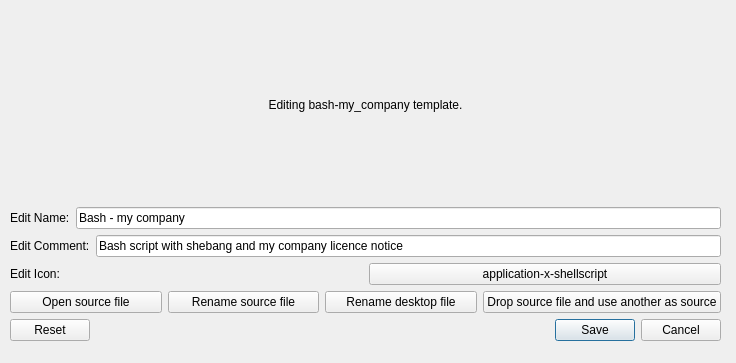
<?xml version="1.0" encoding="UTF-8"?>
<ui version="4.0">
 <class>Dialog</class>
 <widget class="QDialog" name="Dialog">
  <property name="geometry">
   <rect>
    <x>0</x>
    <y>0</y>
    <width>736</width>
    <height>363</height>
   </rect>
  </property>
  <property name="windowTitle">
   <string>Dialog</string>
  </property>
  <widget class="QWidget" name="verticalLayoutWidget_2">
   <property name="geometry">
    <rect>
     <x>10</x>
     <y>10</y>
     <width>711</width>
     <height>331</height>
    </rect>
   </property>
   <layout class="QVBoxLayout" name="mainverticalLayout">
    <item>
     <widget class="QLabel" name="label">
      <property name="text">
       <string>&lt;html&gt;&lt;head/&gt;&lt;body&gt;&lt;p&gt;Editing bash-my_company template.&lt;/p&gt;&lt;/body&gt;&lt;/html&gt;</string>
      </property>
      <property name="alignment">
       <set>Qt::AlignCenter</set>
      </property>
     </widget>
    </item>
    <item>
     <layout class="QHBoxLayout" name="editname">
      <item>
       <widget class="QLabel" name="label_3">
        <property name="text">
         <string>Edit Name:</string>
        </property>
       </widget>
      </item>
      <item>
       <widget class="QLineEdit" name="lineEdit_2">
        <property name="text">
         <string>Bash - my company</string>
        </property>
       </widget>
      </item>
     </layout>
    </item>
    <item>
     <layout class="QHBoxLayout" name="editcomment">
      <item>
       <widget class="QLabel" name="label_2">
        <property name="text">
         <string>Edit Comment:</string>
        </property>
       </widget>
      </item>
      <item>
       <widget class="QLineEdit" name="lineEdit">
        <property name="text">
         <string>Bash script with shebang and my company licence notice</string>
        </property>
       </widget>
      </item>
     </layout>
    </item>
    <item>
     <layout class="QHBoxLayout" name="edit_icon">
      <item>
       <widget class="QLabel" name="label_4">
        <property name="text">
         <string>Edit Icon:</string>
        </property>
       </widget>
      </item>
      <item>
       <widget class="KIconButton" name="kiconbutton">
        <property name="text">
         <string>application-x-shellscript</string>
        </property>
        <property name="icon">
         <string extracomment="application-x-shellscript">application-x-shellscript</string>
        </property>
        <property name="strictIconSize">
         <bool>false</bool>
        </property>
       </widget>
      </item>
     </layout>
    </item>
    <item>
     <layout class="QHBoxLayout" name="other_buttons">
      <item>
       <widget class="QPushButton" name="pushButton_2">
        <property name="text">
         <string>Open source file</string>
        </property>
       </widget>
      </item>
      <item>
       <widget class="QPushButton" name="pushButton">
        <property name="text">
         <string>Rename source file</string>
        </property>
       </widget>
      </item>
      <item>
       <widget class="QPushButton" name="pushButton_3">
        <property name="text">
         <string>Rename desktop file</string>
        </property>
       </widget>
      </item>
      <item>
       <widget class="QPushButton" name="pushButton_4">
        <property name="text">
         <string>Drop source file and use another as source</string>
        </property>
       </widget>
      </item>
     </layout>
    </item>
    <item>
     <layout class="QHBoxLayout" name="action_buttons">
      <item>
       <widget class="QDialogButtonBox" name="buttonBox">
        <property name="orientation">
         <enum>Qt::Horizontal</enum>
        </property>
        <property name="standardButtons">
         <set>QDialogButtonBox::Cancel|QDialogButtonBox::Reset|QDialogButtonBox::Save</set>
        </property>
       </widget>
      </item>
     </layout>
    </item>
   </layout>
  </widget>
 </widget>
 <customwidgets>
  <customwidget>
   <class>KIconButton</class>
   <extends>QPushButton</extends>
   <header>kiconbutton.h</header>
  </customwidget>
 </customwidgets>
 <resources/>
 <connections>
  <connection>
   <sender>buttonBox</sender>
   <signal>accepted()</signal>
   <receiver>Dialog</receiver>
   <slot>accept()</slot>
   <hints>
    <hint type="sourcelabel">
     <x>248</x>
     <y>254</y>
    </hint>
    <hint type="destinationlabel">
     <x>157</x>
     <y>274</y>
    </hint>
   </hints>
  </connection>
  <connection>
   <sender>buttonBox</sender>
   <signal>rejected()</signal>
   <receiver>Dialog</receiver>
   <slot>reject()</slot>
   <hints>
    <hint type="sourcelabel">
     <x>316</x>
     <y>260</y>
    </hint>
    <hint type="destinationlabel">
     <x>286</x>
     <y>274</y>
    </hint>
   </hints>
  </connection>
 </connections>
</ui>
